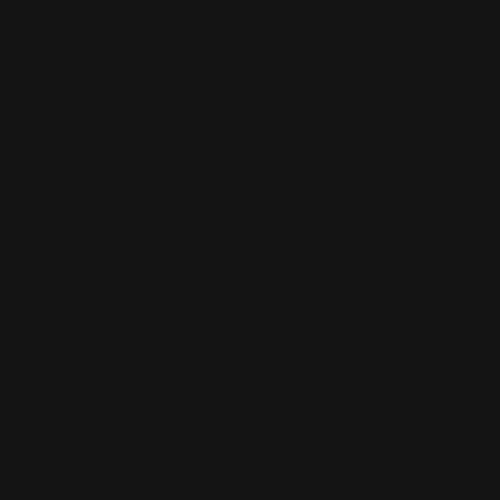
Frame 1 (no input)
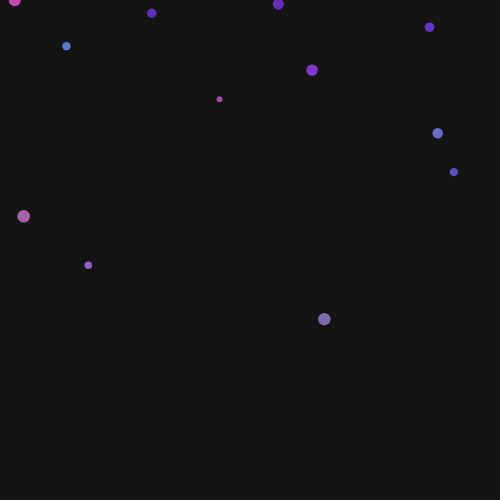
Frame 60 (no input)
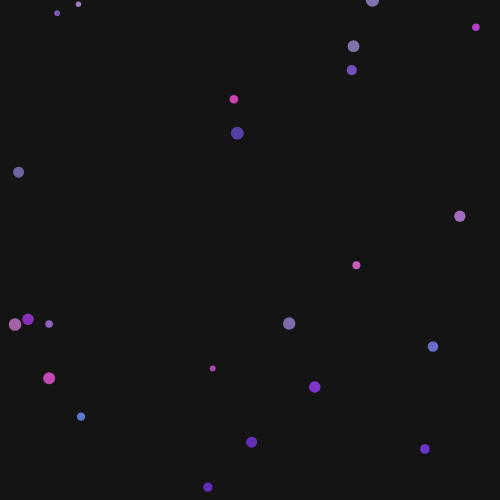
Frame 120 (the mouse pressed at the canvas centre since frame 60)

The p5.js sketch that drew these frames (run headless with seeded random() and noise() and a simulated clock; from frame 60 on, the mouse is pressed at the canvas centre):

// p5.js sketch
// ── sketch.js
let particles = [];

function setup() {
  createCanvas(500, 500);
}

function draw() {
  background(20);

  if (frameCount % 5 === 0) {
    particles.push(new Particle(random(width), 0));
  }

  for (let i = particles.length - 1; i >= 0; i--) {
    let p = particles[i];
    p.applyForce(createVector(0, 0.2));
    p.update();
    p.display();

    if (p.isOffScreen()) {
      particles.splice(i, 1);
    }
  }
}

class Particle {
  constructor(x, y) {
    this.pos = createVector(x, y);
    this.vel = createVector(random(-1, 1), 0);
    this.acc = createVector(0, 0);
    this.size = random(5, 15);
    this.color = color(random(100, 255), random(50, 150), random(200, 255), 200);
  }

  applyForce(force) {
    this.acc.add(force);
  }

  update() {
    this.vel.add(this.acc);
    this.pos.add(this.vel);
    this.acc.mult(0);

    // Bounce on bottom
    if (this.pos.y + this.size / 2 > height) {
      this.pos.y = height - this.size / 2;
      this.vel.y *= -0.6;
    }
  }

  display() {
    noStroke();
    fill(this.color);
    ellipse(this.pos.x, this.pos.y, this.size);
  }

  isOffScreen() {
    return this.pos.x < -this.size || this.pos.x > width + this.size;
  }
}
